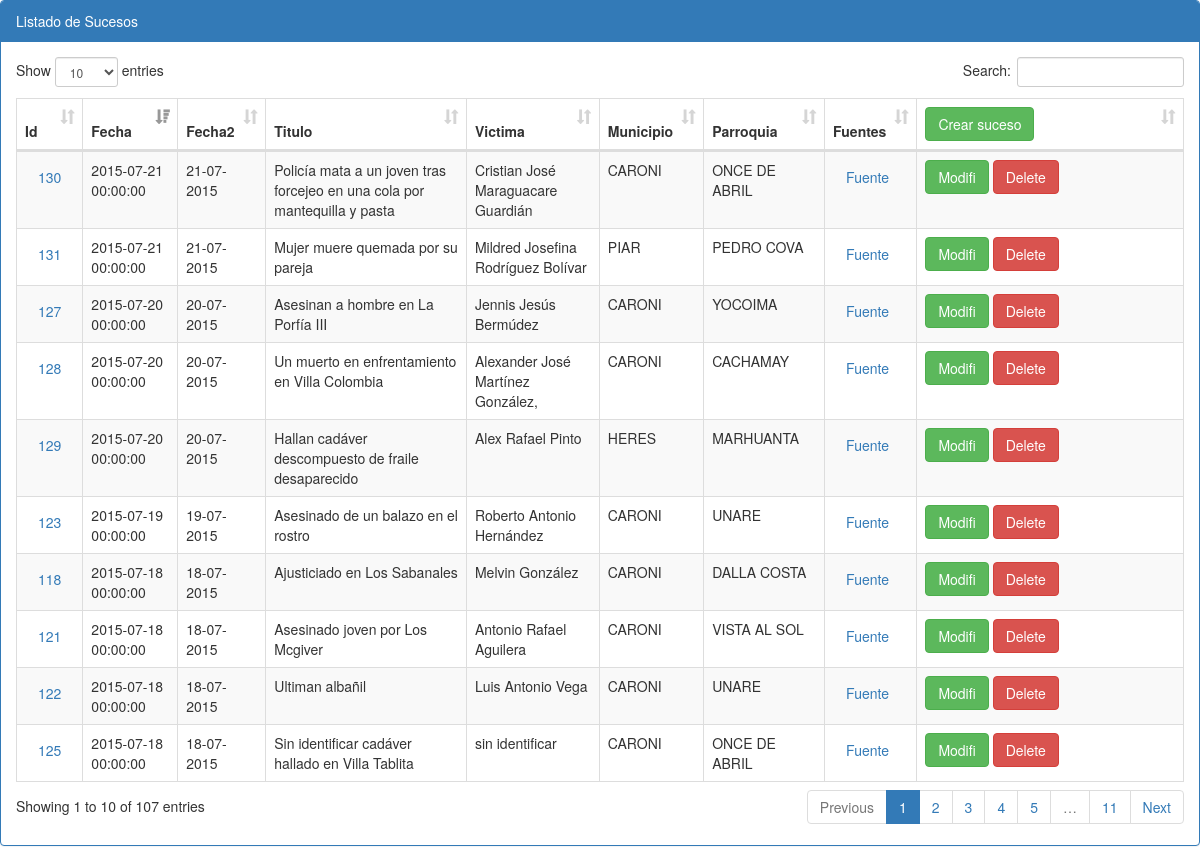
Page /sucesos/index_viejo.php on the earlier database version.
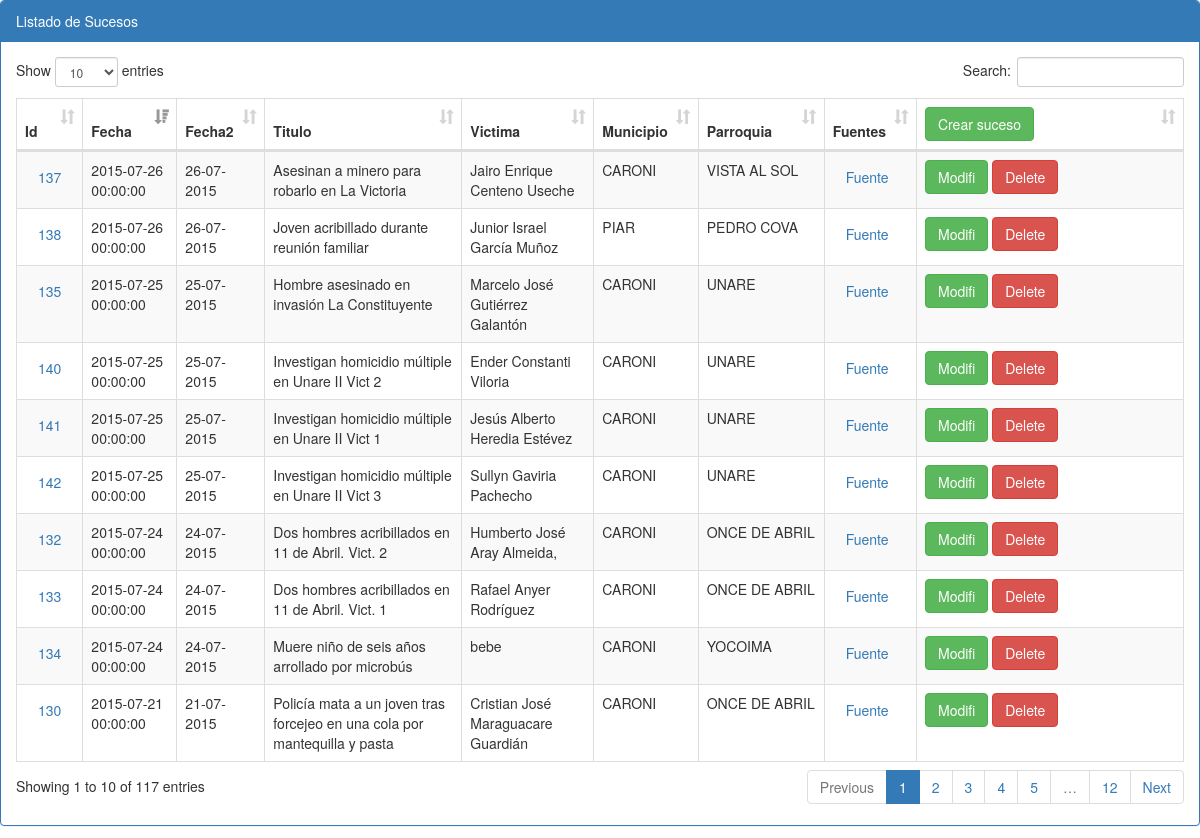
Same page on the later database version.
### tables this page shows
CREATE TABLE IF NOT EXISTS `sucesos` (
`suceso_id` int(11) NOT NULL,
  `fecha_suceso` datetime DEFAULT NULL,
  `delito_id` int(11) DEFAULT NULL,
  `delito_detalle_id` int(11) DEFAULT NULL,
  `titulo` varchar(255) DEFAULT NULL,
  `fuente` varchar(100) DEFAULT NULL,
  `otra_fuente1` varchar(100) DEFAULT NULL,
  `otra_fuente2` varchar(100) DEFAULT NULL,
  `otra_fuente3` varchar(100) DEFAULT NULL,
  `nombre_victima` varchar(80) DEFAULT NULL,
  `sexo` varchar(1) DEFAULT NULL,
  `edad` int(3) DEFAULT NULL,
  `tipo_arma` smallint(6) DEFAULT NULL,
  `estado` smallint(6) DEFAULT NULL,
  `municipio_id` smallint(6) DEFAULT NULL,
  `parroquia_id` smallint(6) DEFAULT NULL,
  `latitud` double DEFAULT NULL,
  `longitud` double DEFAULT NULL,
  `sector` varchar(255) DEFAULT NULL,
  `usuario` varchar(15) NOT NULL,
  `mi_reseña` varchar(1500) NOT NULL,
  `observaciones` varchar(1000) NOT NULL,
  `fecha_creado` datetime DEFAULT NULL
);

CREATE TABLE IF NOT EXISTS `municipios` (
  `municipio_id` smallint(6) NOT NULL DEFAULT '0',
  `estado_id` smallint(6) NOT NULL DEFAULT '0',
  `descripcion` varchar(50) DEFAULT NULL
);

CREATE TABLE IF NOT EXISTS `parroquias` (
  `parroquia_id` int(11) NOT NULL DEFAULT '0',
  `municipio_id` int(11) DEFAULT NULL,
  `estado_id` smallint(6) DEFAULT NULL,
  `descripcion` varchar(255) DEFAULT NULL,
  `capital_sector` varchar(50) NOT NULL,
  `latitud` float DEFAULT NULL,
  `longitud` float DEFAULT NULL,
  `latitud2` float DEFAULT NULL,
  `longitud2` float DEFAULT NULL,
  `latitud3` float DEFAULT NULL,
  `longitud3` float DEFAULT NULL,
  `latitud4` float DEFAULT NULL,
  `longitud4` float DEFAULT NULL
);

### adodb/adodb.inc.php (called while the page is built, shortened)
<?php
if (!defined('_ADODB_LAYER')) {
	GLOBAL
		$ADODB_vers,
		$ADODB_COUNTRECS,
		$ADODB_CACHE_DIR,
		$ADODB_CACHE,
		$ADODB_CACHE_CLASS,
		$ADODB_EXTENSION,
		$ADODB_COMPAT_FETCH,
	 	$ADODB_FETCH_MODE,
		$ADODB_GETONE_EOF,
		$ADODB_QUOTE_FIELDNAMES;
	abstract class ADOConnection {
	var $database = '';
	var $host = '';
	var $user = '';
	var $debug = false;
	var $true = '1';
	var $false = '0';
	var $fetchMode=false;
	var $bulkBind = false;
	var $_queryID = false;
	var $_bindInputArray = false;
	function Connect($argHostname = "", $argUsername = "", $argPassword = "", $argDatabaseName = "", $forceNew = false)
	{
		if ($argHostname != "") $this->host = $argHostname;
		if ($argUsername != "") $this->user = $argUsername;
		if ($argDatabaseName != "") $this->database = $argDatabaseName;
		if ($forceNew) {
			if ($rez=$this->_nconnect($this->host, $this->user, $argPassword, $this->database)) return true;
		} else {
			 if ($rez=$this->_connect($this->host, $this->user, $argPassword, $this->database)) return true;
		}
		return $ret;
	}
	function Prepare($sql)
	{
		return $sql;
	}
	function SetFetchMode($mode)
	{
		$old = $this->fetchMode;
		$this->fetchMode = $mode;
		if ($old === false) {
		global $ADODB_FETCH_MODE;
			return $ADODB_FETCH_MODE;
		}
		return $old;
	}
	function Execute($sql,$inputarr=false)
	{
		if ($inputarr !== false) {
			if (!is_array($inputarr)) $inputarr = array($inputarr);
			$element0 = reset($inputarr);
			$array_2d = $this->bulkBind && is_array($element0) && !is_object(reset($element0));
			unset($element0);
			if (!is_array($sql) && !$this->_bindInputArray) {
				$sqlarr = explode('?',$sql);
				$nparams = sizeof($sqlarr)-1;
				if (!$array_2d) $inputarr = array($inputarr);
				foreach($inputarr as $arr) {
					$sql = ''; $i = 0;
					while(list(, $v) = each($arr)) {
						$sql .= $sqlarr[$i];
						$typ = gettype($v);
						if ($typ == 'string')
							$sql .= $this->qstr($v);
						else if ($typ == 'double')
							$sql .= str_replace(',','.',$v);
						else if ($typ == 'boolean')
							$sql .= $v ? $this->true : $this->false;
						else if ($typ == 'object') {
							if (method_exists($v, '__toString')) $sql .= $this->qstr($v->__toString());
							else $sql .= $this->qstr((string) $v);
						} else if ($v === null)
							$sql .= 'NULL';
						else
							$sql .= $v;
						$i += 1;
						if ($i == $nparams) break;
					}
					if (isset($sqlarr[$i])) {
						$sql .= $sqlarr[$i];
						if ($i+1 != sizeof($sqlarr)) $this->outp_throw( "Input Array does not match ?: ".htmlspecialchars($sql),'Execute');
					} else if ($i != sizeof($sqlarr))
						$this->outp_throw( "Input array does not match ?: ".htmlspecialchars($sql),'Execute');
					$ret = $this->_Execute($sql);
					if (!$ret) return $ret;
				}
			} else {
				if ($array_2d) {
					if (is_string($sql))
						$stmt = $this->Prepare($sql);
					else
						$stmt = $sql;
					foreach($inputarr as $arr) {
						$ret = $this->_Execute($stmt,$arr);
						if (!$ret) return $ret;
					}
				} else {
					$ret = $this->_Execute($sql,$inputarr);
				}
			}
		} else {
			$ret = $this->_Execute($sql,false);
		}
		return $ret;
	}
	function _Execute($sql,$inputarr=false)
	{
		if ($this->debug) {
			global $ADODB_INCLUDED_LIB;
			if (empty($ADODB_INCLUDED_LIB)) include(ADODB_DIR.'/adodb-lib.inc.php');
			$this->_queryID = _adodb_debug_execute($this, $sql,$inputarr);
		} else {
			$this->_queryID = @$this->_query($sql,$inputarr);
		}
		$rs = new $rsclass($this->_queryID,$this->fetchMode);
		$rs->connection = $this;
		$rs->Init();
		if (is_array($sql)) $rs->sql = $sql[0];
		else $rs->sql = $sql;
		return $rs;
	}
}
	class ADORecordSet implements IteratorAggregate {
	var $canSeek = false;
	var $_numOfRows = -1;
	var $_numOfFields = -1;
	var $_currentRow = -1;
	function ADORecordSet($queryID)
	{
		$this->_queryID = $queryID;
	}
	function Init()
	{
		if ($this->_numOfRows != 0 && $this->_numOfFields && $this->_currentRow == -1) {
			$this->_currentRow = 0;
			if ($this->EOF = ($this->_fetch() === false)) {
				$this->_numOfRows = 0;
			}
		} else {
			$this->EOF = true;
		}
	}
	function Move($rowNumber = 0)
	{
		if ($this->canSeek) {
			if ($this->_seek($rowNumber)) {
				$this->_currentRow = $rowNumber;
				if ($this->_fetch()) {
					return true;
				}
			} else {
				$this->EOF = true;
				return false;
			}
		}
		return false;
	}
}
	function ADOLoadCode($dbType)
	{
		$db = strtolower($dbType);
		switch ($db) {
			default:
				$class = $db; break;
		}
		$file = ADODB_DIR."/drivers/adodb-".$db.".inc.php";
		if (class_exists("ADODB_" . $class)) return $class;
		return false;
	}
	function ADONewConnection($db='')
	{
	GLOBAL $ADODB_NEWCONNECTION, $ADODB_LASTDB;
		$errorfn = (defined('ADODB_ERROR_HANDLER')) ? ADODB_ERROR_HANDLER : false;
		if(empty($obj)) {
			if (!isset($ADODB_LASTDB)) $ADODB_LASTDB = '';
			if ($db != $ADODB_LASTDB) $db = ADOLoadCode($db);
			$cls = 'ADODB_'.$db;
			$obj = new $cls();
		}
		return $obj;
	}
}

### connections/guayana_s.php (called while the page is built, shortened)
<?php
		require_once(CONN_DIR."/../adodb/adodb.inc.php");
		class Conexion {
					private $dbConn;
					function __construct() {
						    $this->servidor='localhost';
						    $this->nombreBD='guayana_segura';
							$this->user='ag09504';
							$this->password='ag09504';
							$this->dbConn=ADONewConnection('mysql');
							$this->dbConn->Connect($this->servidor,$this->user,$this->password,$this->nombreBD);
					}
					function getDbConn() {
					    return $this->dbConn;
					}
		}
function normaliza($fecha){
	return substr($fecha, 8, 2)."-".substr($fecha, 5, 2)."-".substr($fecha, 0, 4);
}
?>

### adodb/drivers/adodb-mysql.inc.php (called while the page is built, shortened)
<?php
if (! defined("_ADODB_MYSQL_LAYER")) {
class ADODB_mysql extends ADOConnection {
	var $forceNewConnect = false;
	var $clientFlags = 0;
	function _connect($argHostname, $argUsername, $argPassword, $argDatabasename)
	{
		if (ADODB_PHPVER >= 0x4300)
			$this->_connectionID = mysql_connect($argHostname,$argUsername,$argPassword,
												$this->forceNewConnect,$this->clientFlags);
		else if (ADODB_PHPVER >= 0x4200)
			$this->_connectionID = mysql_connect($argHostname,$argUsername,$argPassword,
												$this->forceNewConnect);
		else
			$this->_connectionID = mysql_connect($argHostname,$argUsername,$argPassword);
		if ($argDatabasename) return $this->SelectDB($argDatabasename);
		return true;
	}
	function SelectDB($dbName)
	{
		if ($this->_connectionID) {
			return @mysql_select_db($dbName,$this->_connectionID);
		}
		else return false;
	}
	function _query($sql,$inputarr=false)
	{
	return mysql_query($sql,$this->_connectionID);
	}
}
class ADORecordSet_mysql extends ADORecordSet{
	function ADORecordSet_mysql($queryID,$mode=false)
	{
		switch ($mode)
		{
		case ADODB_FETCH_ASSOC:$this->fetchMode = MYSQL_ASSOC; break;
		}
	}
	function _initrs()
	{
		$this->_numOfRows = @mysql_num_rows($this->_queryID);
		$this->_numOfFields = @mysql_num_fields($this->_queryID);
	}
	function Fields($colname)
	{
		if ($this->fetchMode != MYSQL_NUM) return @$this->fields[$colname];
		 return $this->fields[$this->bind[strtoupper($colname)]];
	}
	function MoveNext()
	{
		if (@$this->fields = mysql_fetch_array($this->_queryID,$this->fetchMode)) {
			return true;
		}
		return false;
	}
	function _fetch()
	{
		$this->fields =  @mysql_fetch_array($this->_queryID,$this->fetchMode);
		return is_array($this->fields);
	}
}
}

### sucesos/index_viejo.php (the view, shortened to what the changed rows need)
<!DOCTYPE html>
<html lang="en">
	<head>
		<link rel="stylesheet" href="../css/bootstrap.min.css">
		<link rel="stylesheet" href="../css/datepicker.css">
		<link rel="stylesheet" href="../css/dataTables.bootstrap.css">
	</head>
	<body>
		<div class="row">
			<div class="col-sm-12">
				<div class="panel panel-primary">
					<div class="panel-heading">Listado de Sucesos</div>
					<div class="panel-body">
						<table class="table table-striped table-bordered" id="datatables">
							<thead>
								<tr>
									<th>Id</th>
									<th>Fecha</th>
									<th>Fecha2</th>
									<th>Titulo</th>
									<th>Victima</th>
									<th>Municipio</th>
									<th>Parroquia</th>
									<th>Fuentes</th>
									<th><a class="btn update btn-success" href="frm_ingre_suceso.php" class="btn btn-primary btn-lg">Crear suceso</a></th>
								</tr>
							</thead>
							<tbody>
								<?php
												include_once '../connections/guayana_s.php';
												$conexion=new Conexion();
												$db=$conexion->getDbConn();
												$db->debug = false;
												$db->SetFetchMode(ADODB_FETCH_ASSOC);
												$query_sucesos = $db->Prepare("SELECT suceso_id, fecha_suceso As fecha_suceso, delito_id, delito_detalle_id, titulo, nombre_victima, fuente,
													m.descripcion AS municipio, p.descripcion AS parroquia
												FROM sucesos As s
												INNER JOIN municipios AS m ON s.municipio_id = m.municipio_id
												INNER JOIN parroquias AS p ON s.parroquia_id = p.parroquia_id");
												$rs_sucesos = $db->Execute($query_sucesos);
											while(!$rs_sucesos->EOF){
												echo '<tr>';
													echo '<td><a class="btn ampliar" href="suceso.php?suceso_id='.$rs_sucesos->Fields('suceso_id').'" class="btn btn-primary btn-lg">'.$rs_sucesos->Fields('suceso_id').'</a></td>';
													echo '<td>'. $rs_sucesos->Fields('fecha_suceso') . '</td>';
													echo '<td><span style="display: none;">'. $rs_sucesos->Fields('fecha_suceso') ."</span>".normaliza($rs_sucesos->Fields('fecha_suceso')). '</td>';
													echo '<td>'. $rs_sucesos->Fields('titulo') . '</td>';
													echo '<td>'. $rs_sucesos->Fields('nombre_victima') . '</td>';
													echo '<td>'. $rs_sucesos->Fields('municipio') . '</td>';
													echo '<td>'. $rs_sucesos->Fields('parroquia') . '</td>';
													echo '<td><a class="btn" href="'.$rs_sucesos->Fields('fuente').'" target="_blank">Fuente</a></td>';
													echo '<td width=250>';
													echo '<a class="btn update btn-success" href="frm_modi_suceso.php?suceso_id='.$rs_sucesos->Fields('suceso_id').'" class="btn btn-primary btn-lg">Modifi</a>';
													echo '<a class="btn btn-danger" id="delete" href="trata_borra_suceso.php?suceso_id='.$rs_sucesos->Fields('suceso_id').'">Delete</a>';
													echo '</td>';
												echo '</tr>';
											$rs_sucesos->MoveNext();
											}
								?>
							</tbody>
						</table>
					</div>
				</div>
				</div>
			</div>
	</body>
</html>

Differences in the rows shown:
no longer on this page (row unchanged): sucesos: suceso_id "118", fecha_suceso "2015-07-18 00:00:00", fecha_suceso "18-07-2015", titulo "Ajusticiado en Los Sabanales", nombre_victima "Melvin González", municipios.descripcion "CARONI", parroquia.descripcion "DALLA COSTA"
no longer on this page (row unchanged): sucesos: suceso_id "121", fecha_suceso "2015-07-18 00:00:00", fecha_suceso "18-07-2015", titulo "Asesinado joven por Los Mcgiver", nombre_victima "Antonio Rafael Aguilera", municipios.descripcion "CARONI", parroquia.descripcion "VISTA AL SOL"
no longer on this page (row unchanged): sucesos: suceso_id "122", fecha_suceso "2015-07-18 00:00:00", fecha_suceso "18-07-2015", titulo "Ultiman albañil", nombre_victima "Luis Antonio Vega", municipios.descripcion "CARONI", parroquia.descripcion "UNARE"
no longer on this page (row unchanged): sucesos: suceso_id "123", fecha_suceso "2015-07-19 00:00:00", fecha_suceso "19-07-2015", titulo "Asesinado de un balazo en el rostro", nombre_victima "Roberto Antonio Hernández", municipios.descripcion "CARONI", parroquia.descripcion "UNARE"
no longer on this page (row unchanged): sucesos: suceso_id "125", fecha_suceso "2015-07-18 00:00:00", fecha_suceso "18-07-2015", titulo "Sin identificar cadáver hallado en Villa Tablita", nombre_victima "sin identificar", municipios.descripcion "CARONI", parroquia.descripcion "ONCE DE ABRIL"
no longer on this page (row unchanged): sucesos: suceso_id "127", fecha_suceso "2015-07-20 00:00:00", fecha_suceso "20-07-2015", titulo "Asesinan a hombre en La Porfía III", nombre_victima "Jennis Jesús Bermúdez", municipios.descripcion "CARONI", parroquia.descripcion "YOCOIMA"
no longer on this page (row unchanged): sucesos: suceso_id "128", fecha_suceso "2015-07-20 00:00:00", fecha_suceso "20-07-2015", titulo "Un muerto en enfrentamiento en Villa Colombia", nombre_victima "Alexander José Martínez González,", municipios.descripcion "CARONI", parroquia.descripcion "CACHAMAY"
no longer on this page (row unchanged): sucesos: suceso_id "129", fecha_suceso "2015-07-20 00:00:00", fecha_suceso "20-07-2015", titulo "Hallan cadáver descompuesto de fraile desaparecido", nombre_victima "Alex Rafael Pinto", municipios.descripcion "HERES", parroquia.descripcion "MARHUANTA"
no longer on this page (row unchanged): sucesos: suceso_id "131", fecha_suceso "2015-07-21 00:00:00", fecha_suceso "21-07-2015", titulo "Mujer muere quemada por su pareja", nombre_victima "Mildred Josefina Rodríguez Bolívar", municipios.descripcion "PIAR", parroquia.descripcion "PEDRO COVA"
added sucesos: suceso_id "132", fecha_suceso "2015-07-24 00:00:00", fecha_suceso "24-07-2015", titulo "Dos hombres acribillados en 11 de Abril. Vict. 2", nombre_victima "Humberto José Aray Almeida,", municipios.descripcion "CARONI", parroquia.descripcion "ONCE DE ABRIL"
added sucesos: suceso_id "133", fecha_suceso "2015-07-24 00:00:00", fecha_suceso "24-07-2015", titulo "Dos hombres acribillados en 11 de Abril. Vict. 1", nombre_victima "Rafael Anyer Rodríguez", municipios.descripcion "CARONI", parroquia.descripcion "ONCE DE ABRIL"
added sucesos: suceso_id "134", fecha_suceso "2015-07-24 00:00:00", fecha_suceso "24-07-2015", titulo "Muere niño de seis años arrollado por microbús", nombre_victima "bebe", municipios.descripcion "CARONI", parroquia.descripcion "YOCOIMA"
added sucesos: suceso_id "135", fecha_suceso "2015-07-25 00:00:00", fecha_suceso "25-07-2015", titulo "Hombre asesinado en invasión La Constituyente", nombre_victima "Marcelo José Gutiérrez Galantón", municipios.descripcion "CARONI", parroquia.descripcion "UNARE"
added sucesos: suceso_id "137", fecha_suceso "2015-07-26 00:00:00", fecha_suceso "26-07-2015", titulo "Asesinan a minero para robarlo en La Victoria", nombre_victima "Jairo Enrique Centeno Useche", municipios.descripcion "CARONI", parroquia.descripcion "VISTA AL SOL"
added sucesos: suceso_id "138", fecha_suceso "2015-07-26 00:00:00", fecha_suceso "26-07-2015", titulo "Joven acribillado durante reunión familiar", nombre_victima "Junior Israel García Muñoz", municipios.descripcion "PIAR", parroquia.descripcion "PEDRO COVA"
added sucesos: suceso_id "140", fecha_suceso "2015-07-25 00:00:00", fecha_suceso "25-07-2015", titulo "Investigan homicidio múltiple en Unare II Vict 2", nombre_victima "Ender Constanti Viloria", municipios.descripcion "CARONI", parroquia.descripcion "UNARE"
added sucesos: suceso_id "141", fecha_suceso "2015-07-25 00:00:00", fecha_suceso "25-07-2015", titulo "Investigan homicidio múltiple en Unare II Vict 1", nombre_victima "Jesús Alberto Heredia Estévez", municipios.descripcion "CARONI", parroquia.descripcion "UNARE"
added sucesos: suceso_id "142", fecha_suceso "2015-07-25 00:00:00", fecha_suceso "25-07-2015", titulo "Investigan homicidio múltiple en Unare II Vict 3", nombre_victima "Sullyn Gaviria Pachecho", municipios.descripcion "CARONI", parroquia.descripcion "UNARE"
Other differences:
text written by a page script: "Show entries Search: Showing 1 to 10 of 107 entries Previous 1 2 3 4 5 … 11 Next" → "Show entries Search: Showing 1 to 10 of 117 entries Previous 1 2 3 4 5 … 12 Next"
